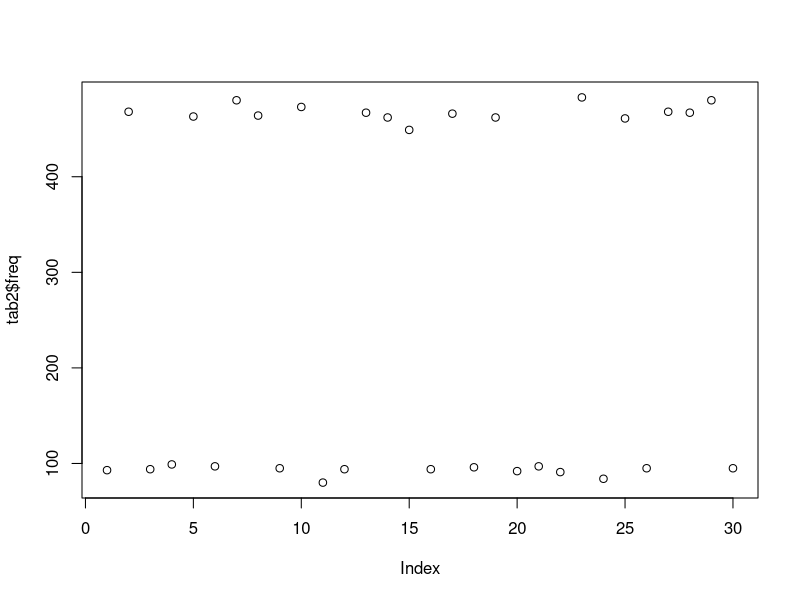

Recreate this plot in R. (Note: this script raises an error after producing the figure.)
rm(list=ls())

library(plotrix)
library(dplyr)
library(fields)
library(car)
library(reshape2)
library(plyr)

#Read in data
data <- read.csv("clean_data.csv")
#Check that variables are of correct types
str(data)
data$subject_number <- as.factor(data$subject_number)
#Need to re-set ordered factors
data$session = ordered(data$session, levels = c("BL1","BL2","BL3","BL4","BL5","TX1","TX2","TX3","TX4","TX5","TX6","TX7","TX8","TX9","TX10",
                                                "MP1","MP2","MP3","TX11","TX12",
                                                "TX13","TX14","TX15","TX16","TX17","TX18","TX19","TX20","MN1","MN2","MN3"))   


#This code creates an option to plot only the primary words and exclude generalization words
#You can ignore it if you are including all words

#Determine which words are BLMN only and which are shared BLMN/PREPOST
length(levels(data$word))
tab2 = as.data.frame(plyr::count(data,"word"))
plot(tab2$freq)
#items occurring over 300 times are shared BLMN/PREPOST
#and the items occurring under 100 times are BLMN only.
both <- droplevels(tab2[which(tab2$freq>300),])
primary <- levels(both$word)
only <- droplevels(tab2[which(tab2$freq<100),])
generalization <- levels(only$word)

#Option to reduce to only primary words
primarywords <- droplevels(data[which(data$word%in%primary),])
head(primarywords)
levels(primarywords$word)
primarywords$word_type <- "primary"
generalizationwords <- droplevels(data[which(data$word%in%generalization),])
head(generalizationwords)
levels(generalizationwords$word)
generalizationwords$word_type <- "generalization"
#Only uncomment this if you want to exclude generalization words
#data <- primarywords

#Calculate average n of tokens per session
str(data)
levels(data$session)

tab = plyr::count(data, c("subject","session","prepost"))
tab <- as.data.frame(tab)
BLMN <- tab[which(tab$prepost=="NA"),]
PREPOST <- tab[which(tab$prepost!="NA"),]
mBLMN <- mean(BLMN$freq)
sdBLMN <- sd(BLMN$freq)
mPREPOST <- mean(PREPOST$freq)
sdPREPOST <- sd(PREPOST$freq)

#Determine which words are BLMN only and which are shared BLMN/PREPOST
length(levels(data$word))
tab2 = as.data.frame(plyr::count(data,"word"))
plot(tab2$freq)
#items occurring over 300 times are shared BLMN/PREPOST
#and the items occurring under 100 times are BLMN only.
both <- droplevels(tab2[which(tab2$freq>300),])
primary <- levels(both$word)
only <- droplevels(tab2[which(tab2$freq<100),])
generalization <- levels(only$word)

#Option to plot only the primary words and exclude generalization words
primarywords <- droplevels(data[which(data$word%in%primary),])
head(primarywords)
levels(primarywords$word)
primarywords$word_type <- "primary"
generalizationwords <- droplevels(data[which(data$word%in%generalization),])
head(generalizationwords)
levels(generalizationwords$word)
generalizationwords$word_type <- "generalization"
#Only uncomment this if you want to exclude generalization words
#data <- primarywords

tx1 <- data
str(tx1)
Children <- levels(tx1$subject)

#True baseline points
#For each child, calculate the percent of "yes" votes out of total votes in each session
#And average across sessions
bl1 <- droplevels(subset(tx1, sessiontype=="BL"))
nbl <- c()
bl1_sum <- c()
bl1_total <- c()
bl1_perc <- c()
bl1_m <- c()
bl1_sd <-c()
for (i in seq_along(Children)){
  child <- droplevels(subset(bl1, subject==Children[i],))
  nbl[i] <- length(levels(child$session))
  bl1_sum <- tapply(child$correct, child$session, sum, na.rm=TRUE)
  bl1_total <- tapply(child$total, child$session, sum, na.rm=TRUE)
  bl1_perc <- bl1_sum*100/bl1_total
  bl1_m[i] <- mean(bl1_perc)
  bl1_sd[i] <- sd(bl1_perc)
}

#Midpoints
#For each child, calculate the percent of "yes" votes out of total votes in each session
#And average across sessions
mp1 <- droplevels(subset(tx1, sessiontype=="MP"))
nmp <- c()
mp1_sum <- c()
mp1_total <- c()
mp1_perc <- c()
mp1_m <- c()
mp1_sd <-c()
for (i in seq_along(Children)){
  child <- droplevels(subset(mp1, subject==Children[i],))
  nmp[i] <- length(levels(child$session))
  mp1_sum <- tapply(child$correct, child$session, sum, na.rm=TRUE)
  mp1_total <- tapply(child$total, child$session, sum, na.rm=TRUE)
  mp1_perc <- mp1_sum*100/mp1_total
  mp1_m[i] <- mean(mp1_perc)
  mp1_sd[i] <- sd(mp1_perc)
}

#True maintenance points
mn1 <- subset(tx1, sessiontype=="MN")
nmn <- c()
mn1_sum <- c()
mn1_total <- c()
mn1_perc <- c()
mn1_m <- c()
mn1_sd <-c()
for (i in seq_along(Children)){
  child <- droplevels(subset(mn1, subject==Children[i],))
  nmn[i] <- length(levels(child$session))
  mn1_sum <- tapply(child$correct, child$session, sum, na.rm=TRUE)
  mn1_total <- tapply(child$total, child$session, sum, na.rm=TRUE)
  mn1_perc <- mn1_sum*100/mn1_total
  mn1_m[i] <- mean(mn1_perc)
  mn1_sd[i] <- sd(mn1_perc)
}

#Effect size 1: BL to MP
pooled1a <- sqrt(((nbl-1)*(bl1_sd^2) + (nmp-1)*(mp1_sd^2))/(nbl+nmp-2))

pooled1 <- ((nbl-1)*(bl1_sd^2)) %>%
  add((nmp-1)*(mp1_sd^2)) %>%
  divide_by(nbl+nmp-2) %>%
  raise_to_power(1/2)

pooled1a==pooled1

ES1 <- (mp1_m - bl1_m)/pooled1

#Effect size 2: MP to MN
pooled2a <- sqrt(((nmp-1)*(mp1_sd^2) + (nmn-1)*(mn1_sd^2))/(nmp+nmn-2))

pooled2 <- ((nmp-1)*(mp1_sd^2)) %>%
  add((nmn-1)*(mn1_sd^2)) %>%
  divide_by(nmp+nmn-2) %>%
  raise_to_power(1/2)

pooled2a==pooled2

ES2 <- (mn1_m - mp1_m)/pooled2

#Effect size 3: BL to MN
pooled3a <- sqrt(((nbl-1)*(bl1_sd^2) + (nmn-1)*(mn1_sd^2))/(nbl+nmn-2))

pooled3 <- ((nbl-1)*(bl1_sd^2)) %>%
  add((nmn-1)*(mn1_sd^2)) %>%
  divide_by(nbl+nmn-2) %>%
  raise_to_power(1/2)

pooled3a==pooled3

ES3 <- (mn1_m - bl1_m)/pooled2


bl1_m <- round(bl1_m, digits=2)
bl1_sd <- round(bl1_sd, digits=2)
mp1_m <- round(mp1_m, digits=2)
mp1_sd <- round(mp1_sd, digits=2)
mn1_m <- round(mn1_m, digits=2)
mn1_sd <- round(mn1_sd, digits=2)
pooled1 <- round(pooled1, digits=2)
ES1 <- round(ES1, digits=2)
pooled2 <- round(pooled2, digits=2)
ES2 <- round(ES2, digits=2)
pooled3 <- round(pooled3, digits=2)
ES3 <- round(ES3, digits=2)

data1 <- as.data.frame(cbind(Children, bl1_m, bl1_sd,mp1_m, mp1_sd, mn1_m, mn1_sd, pooled1, ES1, pooled2, ES2, pooled3, ES3))
colnames(data1)[1] <- "subject" 

#Add demographic info
demog  = read.csv("BFS2_demog.csv", header=T)
demog$subject <- as.factor(demog$subject)
data2 <- left_join(data1, demog, by="subject")
data2$subject <- as.factor(data2$subject)
str(data2)

#Code by treatment type
TRAD1 <- droplevels(subset(data2, tx_order=="TRAD_BF"))
TRAD1$ES_TRAD <- TRAD1$ES1
TRAD1$ES_BF <- TRAD1$ES2

BF1 <- droplevels(subset(data2, tx_order=="BF_TRAD"))
BF1$ES_TRAD <- BF1$ES2
BF1$ES_BF <- BF1$ES1

data3 <- rbind(TRAD1, BF1) 
data3$ES_TRAD <- as.numeric(as.character(data3$ES_TRAD))
data3$ES_BF <- as.numeric(as.character(data3$ES_BF))
str(data3)

#Diff in effect size
data3$BF_advantage <- data3$ES_BF - data3$ES_TRAD
data3

write.csv(data3, "cohort2_EF_data.csv")
